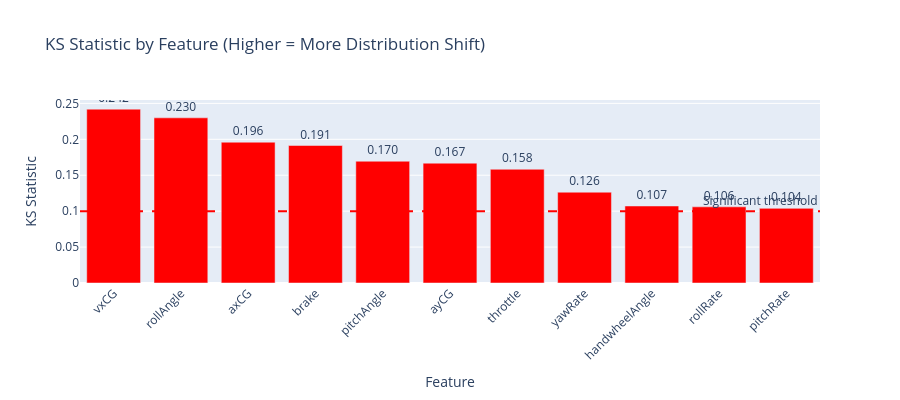

Notebook cell for this chart:
### Code cell
# Visualize KS statistics
fig = go.Figure(go.Bar(
    x=ks_df['Feature'],
    y=ks_df['KS Statistic'],
    marker_color=['red' if x > 0.1 else 'orange' if x > 0.05 else 'green' 
                  for x in ks_df['KS Statistic']],
    text=[f"{x:.3f}" for x in ks_df['KS Statistic']],
    textposition='outside'
))
fig.add_hline(y=0.1, line_dash='dash', line_color='red', annotation_text='Significant threshold')
fig.update_layout(
    title='KS Statistic by Feature (Higher = More Distribution Shift)',
    xaxis_title='Feature',
    yaxis_title='KS Statistic',
    height=400,
    xaxis_tickangle=-45
)
fig.show()

### Figure 1 — Plotly figure (JSON) as saved in the notebook; plotly's stock layout.template omitted (floating-point values rounded to 4 significant figures)
{"data": [{"marker": {"color": ["red", "red", "red", "red", "red", "red", "red", "red", "red", "red", "red"]}, "text": ["0.242", "0.230", "0.196", "0.191", "0.170", "0.167", "0.158", "0.126", "0.107", "0.106", "0.104"], "textposition": "outside", "type": "bar", "x": ["vxCG", "rollAngle", "axCG", "brake", "pitchAngle", "ayCG", "throttle", "yawRate", "handwheelAngle", "rollRate", "pitchRate"], "y": [0.242, 0.2299, 0.196, 0.1914, 0.1695, 0.1668, 0.1583, 0.1264, 0.1072, 0.106, 0.1039]}], "layout": {"annotations": [{"showarrow": false, "text": "Significant threshold", "x": 1, "xanchor": "right", "xref": "x domain", "y": 0.1, "yanchor": "bottom", "yref": "y"}], "height": 400, "shapes": [{"line": {"color": "red", "dash": "dash"}, "type": "line", "x0": 0, "x1": 1, "xref": "x domain", "y0": 0.1, "y1": 0.1, "yref": "y"}], "title": {"text": "KS Statistic by Feature (Higher = More Distribution Shift)"}, "xaxis": {"tickangle": -45, "title": {"text": "Feature"}}, "yaxis": {"title": {"text": "KS Statistic"}}}}
